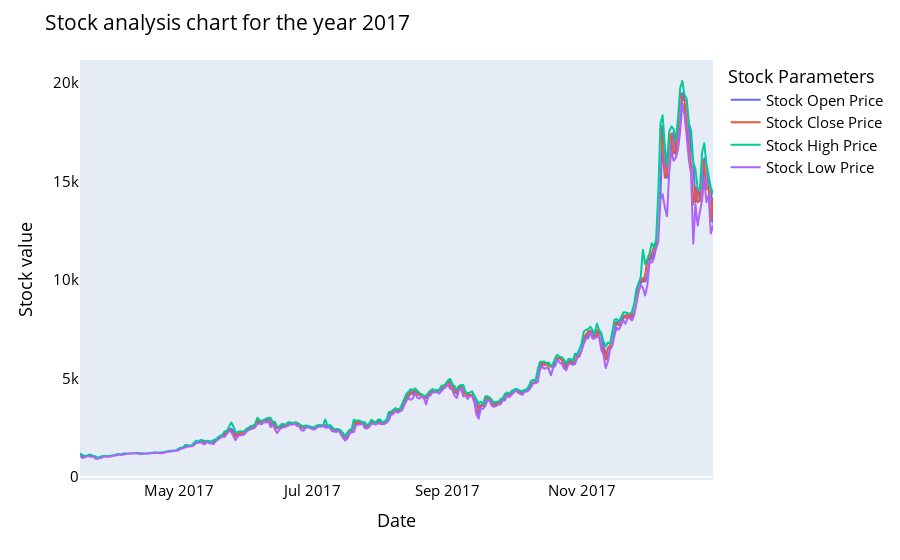

Write notebook code for a chart like this one.
### Code cell
names = cycle(['Stock Open Price','Stock Close Price','Stock High Price','Stock Low Price'])

fig = px.line(year_17, x=year_17.Date, y=[year_17['Open'], year_17['Close'], 
                                          year_17['High'], year_17['Low']],
             labels={'Date': 'Date','value':'Stock value'})
fig.update_layout(title_text='Stock analysis chart for the year 2017', font_size=15, font_color='black',legend_title_text='Stock Parameters')
fig.for_each_trace(lambda t:  t.update(name = next(names)))
fig.update_xaxes(showgrid=False)
fig.update_yaxes(showgrid=False)

fig.show()

### Figure 1 — Plotly figure (JSON) as saved in the notebook; plotly's stock layout.template omitted (floating-point values rounded to 4 significant figures; data arrays with more than 128 entries replaced by an {"elided": "..."} marker saying what was removed)
{"data": [{"hovertemplate": "variable=Open<br>Date=%{x}<br>Stock value=%{y}<extra></extra>", "legendgroup": "Open", "line": {"color": "#636efa", "dash": "solid"}, "marker": {"symbol": "circle"}, "mode": "lines", "name": "Stock Open Price", "showlegend": true, "type": "scattergl", "x": {"elided": "290 str values"}, "xaxis": "x", "y": {"elided": "290 float values"}, "yaxis": "y"}, {"hovertemplate": "variable=Close<br>Date=%{x}<br>Stock value=%{y}<extra></extra>", "legendgroup": "Close", "line": {"color": "#EF553B", "dash": "solid"}, "marker": {"symbol": "circle"}, "mode": "lines", "name": "Stock Close Price", "showlegend": true, "type": "scattergl", "x": {"elided": "290 str values"}, "xaxis": "x", "y": {"elided": "290 float values"}, "yaxis": "y"}, {"hovertemplate": "variable=High<br>Date=%{x}<br>Stock value=%{y}<extra></extra>", "legendgroup": "High", "line": {"color": "#00cc96", "dash": "solid"}, "marker": {"symbol": "circle"}, "mode": "lines", "name": "Stock High Price", "showlegend": true, "type": "scattergl", "x": {"elided": "290 str values"}, "xaxis": "x", "y": {"elided": "290 float values"}, "yaxis": "y"}, {"hovertemplate": "variable=Low<br>Date=%{x}<br>Stock value=%{y}<extra></extra>", "legendgroup": "Low", "line": {"color": "#ab63fa", "dash": "solid"}, "marker": {"symbol": "circle"}, "mode": "lines", "name": "Stock Low Price", "showlegend": true, "type": "scattergl", "x": {"elided": "290 str values"}, "xaxis": "x", "y": {"elided": "290 float values"}, "yaxis": "y"}], "layout": {"font": {"color": "black", "size": 15}, "legend": {"title": {"text": "Stock Parameters"}, "tracegroupgap": 0}, "margin": {"t": 60}, "title": {"text": "Stock analysis chart for the year 2017"}, "xaxis": {"anchor": "y", "domain": [0, 1], "showgrid": false, "title": {"text": "Date"}}, "yaxis": {"anchor": "x", "domain": [0, 1], "showgrid": false, "title": {"text": "Stock value"}}}}
